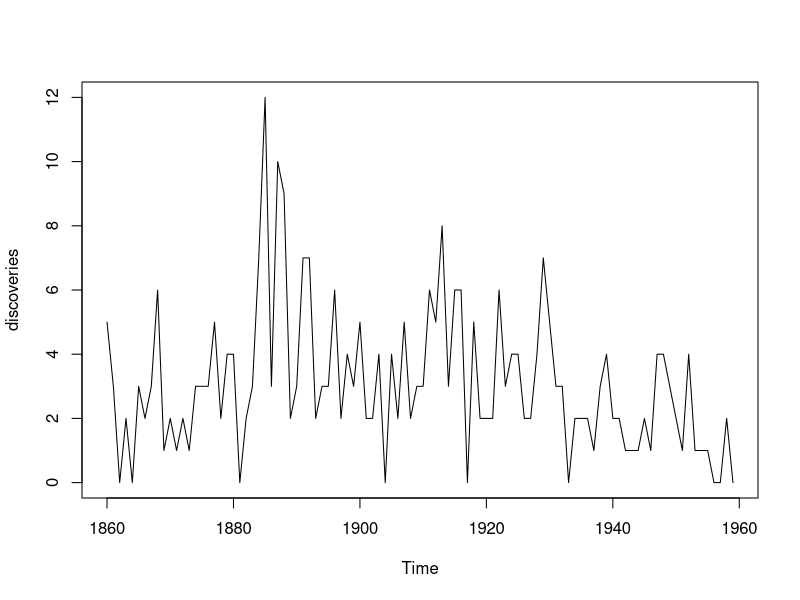
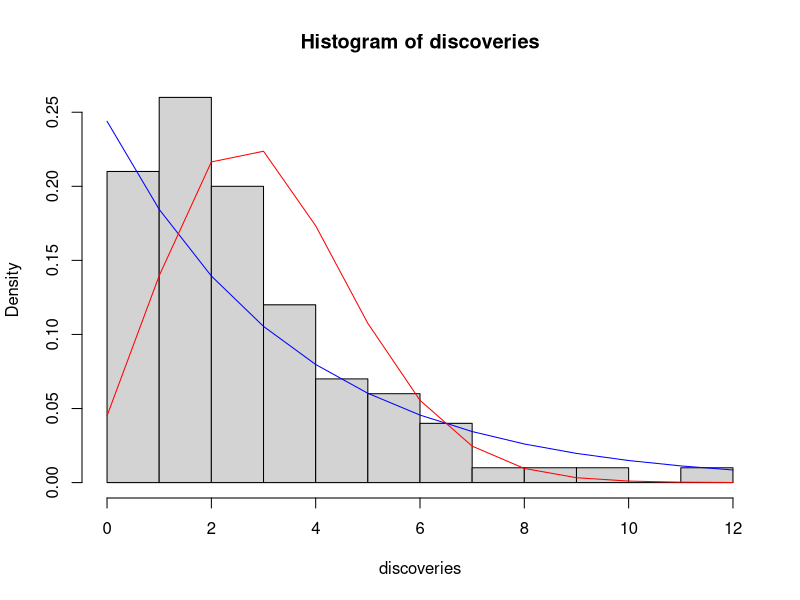
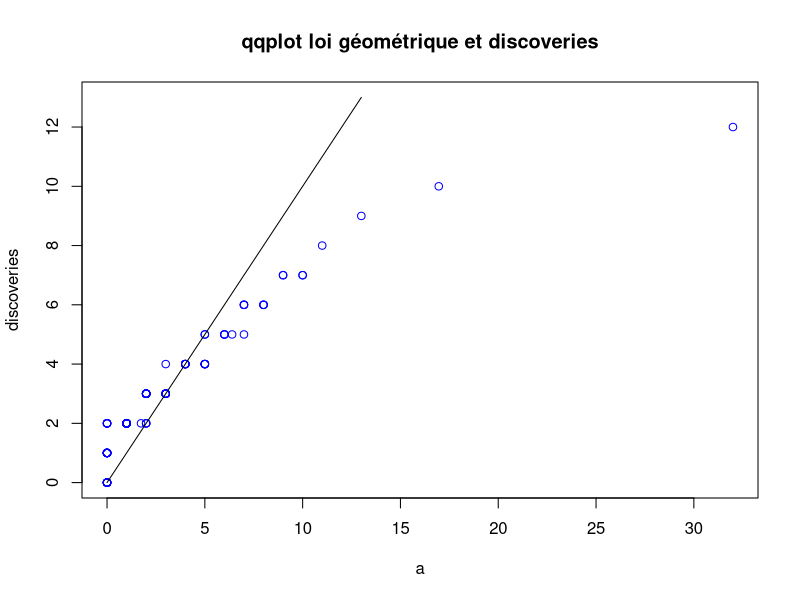
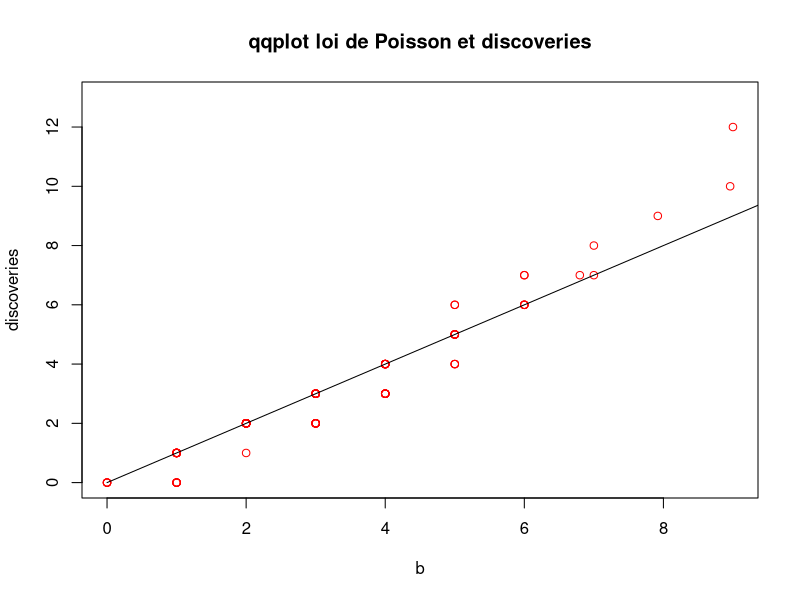
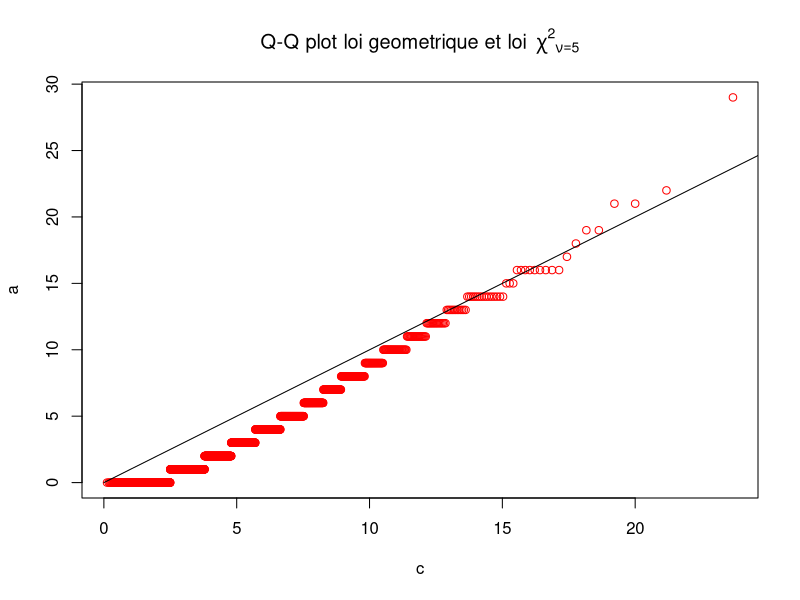
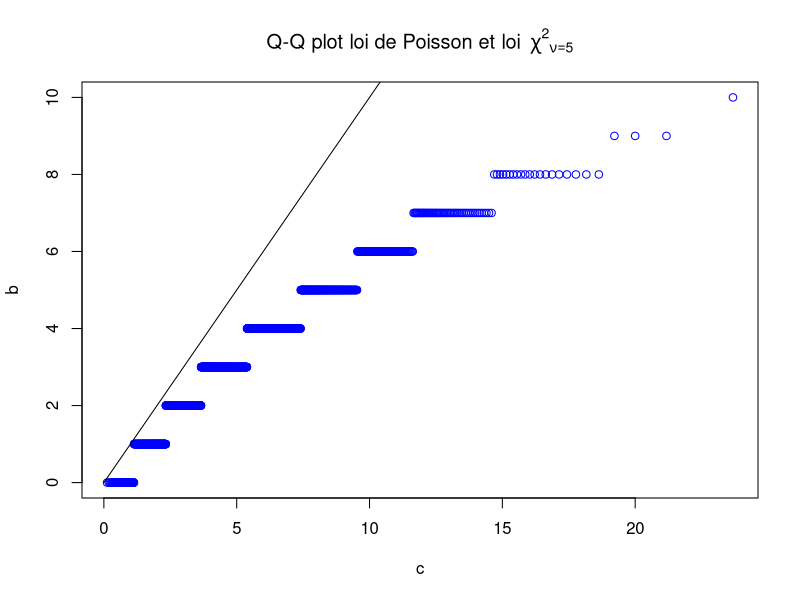
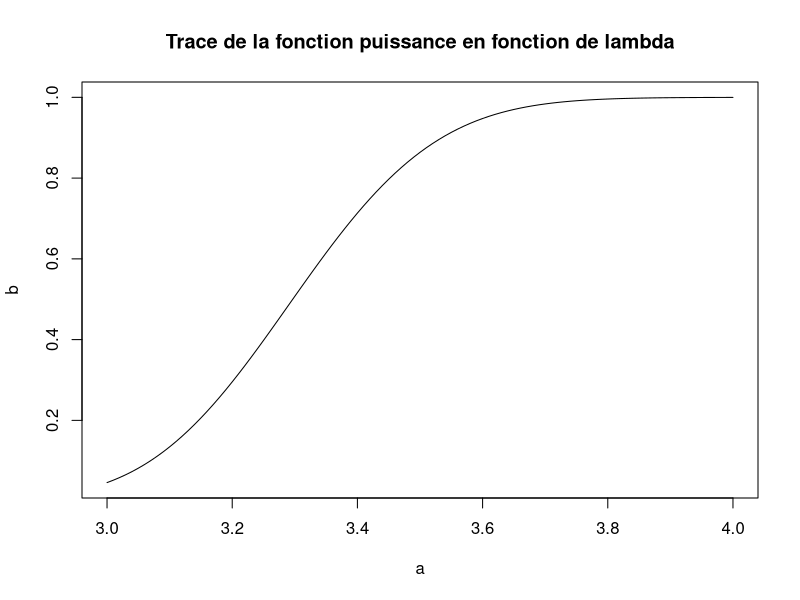

These charts were generated, in order, by the following R code:
## ---- chunk 1
data("discoveries")
plot(discoveries)
## ---- chunk 2
#calcul de la moyenne et de la variance empirique du jeu de donnees
m = mean (discoveries)
v = var (discoveries)
print("moyenne empirique")
print(m)

print("variance empirique")
print(v)

#calcul à partir de l'estimateur de la loi géomtrique
n = length(discoveries)
S = 0 
for (i in (1:n)) {
  S <- S + discoveries[i]
}

theta = 1/((1/n)*S +1)
moy_geom = (1/n)*S + 1 ##1/theta
var_geom = (1-theta)/(theta**2)

print ('moyenne geometrique')
print(moy_geom)

print('variance geometrique')
print(var_geom)

#calcul à partir de l'estimateur de la loi de Poisson
lambda = (1/n)*S
moy_poisson = lambda
var_poisson = lambda
print('moyenne et variance de Poisson = ')  
print(lambda)
## ---- chunk 3
print(m/moy_geom)
print(v/var_geom)

print(m/moy_poisson)
print(v/var_poisson)

print("les valeurs obtenues par la loi de Poisson sont plus proches des valeurs empiriques. La loi de Poisson approche le mieux la statistique consideree.")
## ---- chunk 4
x = 0:12
hist(discoveries, probability = TRUE, breaks = 12)
lines(x, dgeom(x, prob = theta, log=FALSE), main = 'densite geometrique', col='blue')
lines(x, dpois(x, lambda, log = FALSE), main = 'densite de Poisson', col='red')
## ---- chunk 5
##Utilisation de la fonction qqplot
#preparation des données

a<-rgeom(500, theta)
b<-rpois(500, lambda)


qqplot( a,discoveries, main= 'qqplot loi géométrique et discoveries', col='blue', ylim = range(0:13))
lines(0:13,0:13)

qqplot(b, discoveries, main= 'qqplot loi de Poisson et discoveries', col='red', ylim = range(0:13))
lines(0:13,0:13)
## ---- chunk 6
#c<-rchisq(2000, df = 5, ncp=0.05)
c<-qchisq(ppoints(2000), df = 5)

#rappel
a<-rgeom(2000, theta)
b<-rpois(2000, lambda)

## QQPlot pour la loi du Chi^2 comparée à la ditribution géométrique:
qqplot(c, a, main = expression("Q-Q plot loi geometrique et loi"~~ {chi^2}[nu == 5]), col='red')
lines(0:50, 0:50, col='black')

## QQPlot pour la loi du Chi^2 comparée à la ditribution de Poisson:
qqplot(c,b,main = expression("Q-Q plot loi de Poisson et loi"~~ {chi^2}[nu == 5]), col='blue')
lines(0:25, 0:25, col='black')

## ---- chunk 7
liste_proba_geom <- list(0.0,0.0,0.0,0.0,0.0,0.0)
for (i in 1:5) {
  liste_proba_geom[i] <- dgeom(i-1, theta)
}

somme_liste <- liste_proba_geom[[1]] + liste_proba_geom[[2]] + liste_proba_geom[[3]] + liste_proba_geom[[4]] + liste_proba_geom[[5]]
liste_proba_geom[6] <- 1.0 - somme_liste

n_j <- list(0.0,0.0,0.0,0.0,0.0,0.0)
for (i in 1:5) {
  n_j[i] <- length(subset(discoveries, discoveries==i-1))
}
n_j[6] <- length(subset(discoveries, discoveries >=5))
print(n_j)


##Calcul de la somme
S <- 0
for (i in 1:6) {
  S <- S + ((n_j[[i]]- 100*liste_proba_geom[[i]])^2)/(100*liste_proba_geom[[i]])
}
print(S)

##Comparaison avec le quantile d'ordre alpha de la loi du Chi 2
q <- qchisq(0.95, df = 5)
q
if (S>q) {
  print('la loi geometrique ne convient pas')
}
## ---- chunk 8
#rappel
n_j <- list(0.0,0.0,0.0,0.0,0.0,0.0)
for (i in 1:5) {
  n_j[i] <- length(subset(discoveries, discoveries==i-1))
}
n_j[6] <- length(subset(discoveries, discoveries >=5))
print(n_j)



liste_proba_pois <- list(0.0,0.0,0.0,0.0,0.0,0.0)
for (i in 1:5) {
  liste_proba_pois[i] <- dpois(i-1, lambda)
}

somme_liste_tilde <- liste_proba_pois[[1]] + liste_proba_pois[[2]] + liste_proba_pois[[3]] + liste_proba_pois[[4]] + liste_proba_pois[[5]]
liste_proba_pois[6] <- 1.0 - somme_liste_tilde


##Calcul de la somme
S_tilde <- 0
for (i in 1:6) {
  S_tilde <- S_tilde + ((n_j[[i]]- 100*liste_proba_pois[[i]])^2)/(100*liste_proba_pois[[i]])
}
print(S_tilde)

##Comparaison avec le quantile d'ordre alpha de la loi du Chi 2
q <- qchisq(0.95, df = 5)
q
if (S_tilde<q) {
  print('la loi de Poisson convient')
}
## ---- chunk 9
alpha = 0.05
s<- qpois(1-alpha, n*3)
print("s = ")
qpois(1-alpha, n*3)
## ---- chunk 10
# rappels : m=mean(discoveries)=3.1
print(floor(329/3.1)+1)

## ---- chunk 11
######PLOT DE LA FONCTION PUISSANCE########
j <- 1
n<-100
a <- seq(3,4,0.01)
b <- seq(3,4,0.01)
s<-qpois(0.95, 300)

for (k in a) {
  b[j] <- 1 - ppois(s, n*k)
  j = j+1
}

plot(a,b, type='l', main = 'Trace de la fonction puissance en fonction de lambda')

## ---- chunk 12
n_donnees <- 1
beta_cible <- 1 - ppois(s, n_donnees*3.5)

while (beta_cible<0.9) {
  n_donnees = n_donnees +1
  
  beta_cible <- 1 - ppois(qpois(1-0.05, 3*n_donnees), n_donnees*3.5)
}

print(n_donnees)
## ---- chunk 13
k_a_estimer <- sum(discoveries)+ 0.25
theta_a_estimer <- 20/(n*20+1)
print(theta_a_estimer)
print(k_a_estimer)
